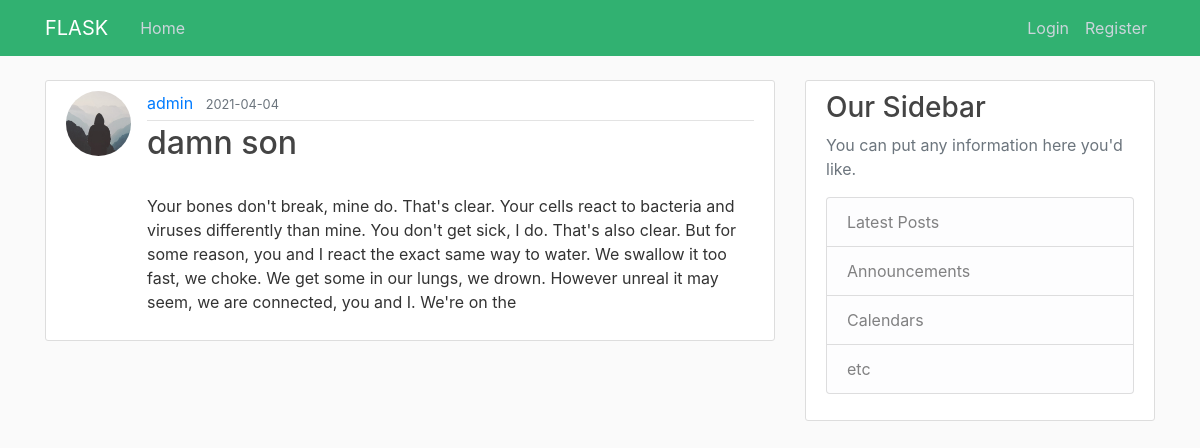
The page /post/12 on the database its author committed.
### web_app/models.py (models this page shows, shortened)
class User(db.Model, UserMixin):
    id = db.Column(db.Integer, primary_key=True)
    username = db.Column(db.String(20), unique=True, nullable=False)
    email = db.Column(db.String(40), unique=True, nullable=False)
    image_file = db.Column(db.String(20), nullable=False, default='default.jpg')
    password = db.Column(db.String(100), nullable=False)
    posts = db.relationship("Post", backref="author", lazy=True)

class Post(db.Model):
    id = db.Column(db.Integer, primary_key=True)
    title = db.Column(db.String(100), nullable=False)
    date_posted = db.Column(db.DateTime, nullable=False, default=datetime.utcnow)
    content = db.Column(db.Text, nullable=False)
    user_id = db.Column(db.Integer, db.ForeignKey("user.id"), nullable=False)

### web_app/routes.py (the view)
@app.route("/post/<int:post_id>") # getting a variable from a DB, in this case the ID of the post
def post(post_id):
    post = Post.query.get_or_404(post_id) #creating a object from a database variable, if no post return template 404
    return render_template("post.html", title=post.title, post=post)

### web_app/templates/post.html
{% extends "base.html" %}
{% block content %}
    <article class="media content-section">
    <img class="rounded-circle article-img" src="{{ url_for('static', filename='profile_pics/' + post.author.image_file) }}">
    <div class="media-body">
        <div class="article-metadata">
        <a class="mr-2" href="#">{{ post.author.username }}</a>
        <small class="text-muted">{{ post.date_posted.strftime('%Y-%m-%d') }}</small>
        </div>
        <h2 class="article-title"> {{ post.title }} </h2>
        <p class="article-content">{{ post.content }}</p>
    </div>
    </article>
{% endblock content %}

### web_app/static/main.css (style rules this page uses)
body { background: #fafafa; color: #333333; margin-top: 5rem; }
h1, h2, h3, h4, h5, h6 { color: #444444; }
.content-section { background: #ffffff; padding: 10px 20px; border: 1px solid #dddddd; border-radius: 3px; margin-bottom: 20px; }
.article-title { color: #444444; }
.article-content { white-space: pre-line; }
.article-img { height: 65px; width: 65px; margin-right: 16px; }
.article-metadata { padding-bottom: 5px; margin-bottom: 3px; border-bottom: 1px solid #e3e3e3 }

### rows shown on the page
User: image_file (placeholder picture), author.username "admin"
Post: date_posted "2021-04-04", title "damn son", content "Your bones don't break, mine do. That's clear. Your cells react to bacteria and viruses differently than mine. You don't get sick, I do. That's also clear. But for some reason, you and I react the exact same way to water. We swallow it too fast, we choke. We get some in our lungs, we drown. However unreal it may seem, we are connected, you and I. We're on the"
